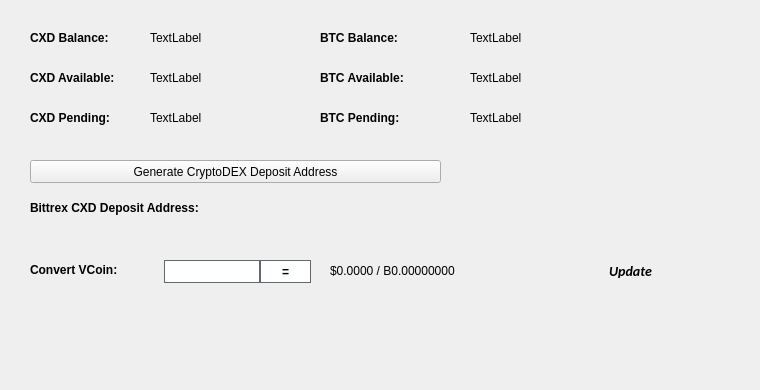
   <widget class="QWidget" name="BalanceTab">
    <attribute name="title">
     <string>Balance</string>
    </attribute>
    <widget class="QLabel" name="BitcoinBalanceLabel">
     <property name="geometry">
      <rect>
       <x>470</x>
       <y>30</y>
       <width>150</width>
       <height>16</height>
      </rect>
     </property>
     <property name="text">
      <string>TextLabel</string>
     </property>
    </widget>
    <widget class="QLabel" name="CXDBalanceLabel">
     <property name="geometry">
      <rect>
       <x>150</x>
       <y>30</y>
       <width>150</width>
       <height>16</height>
      </rect>
     </property>
     <property name="text">
      <string>TextLabel</string>
     </property>
    </widget>
    <widget class="QLabel" name="label_11">
     <property name="geometry">
      <rect>
       <x>30</x>
       <y>30</y>
       <width>101</width>
       <height>16</height>
      </rect>
     </property>
     <property name="font">
      <font>
       <weight>75</weight>
       <bold>true</bold>
      </font>
     </property>
     <property name="text">
      <string>CXD Balance:</string>
     </property>
    </widget>
    <widget class="QLabel" name="label_12">
     <property name="geometry">
      <rect>
       <x>320</x>
       <y>30</y>
       <width>101</width>
       <height>16</height>
      </rect>
     </property>
     <property name="font">
      <font>
       <weight>75</weight>
       <bold>true</bold>
      </font>
     </property>
     <property name="text">
      <string>BTC Balance:</string>
     </property>
    </widget>
    <widget class="QLabel" name="CXDAvailableLabel_2">
     <property name="geometry">
      <rect>
       <x>150</x>
       <y>70</y>
       <width>150</width>
       <height>16</height>
      </rect>
     </property>
     <property name="text">
      <string>TextLabel</string>
     </property>
    </widget>
    <widget class="QLabel" name="label_13">
     <property name="geometry">
      <rect>
       <x>30</x>
       <y>70</y>
       <width>111</width>
       <height>16</height>
      </rect>
     </property>
     <property name="font">
      <font>
       <weight>75</weight>
       <bold>true</bold>
      </font>
     </property>
     <property name="text">
      <string>CXD Available:</string>
     </property>
    </widget>
    <widget class="QLabel" name="label_14">
     <property name="geometry">
      <rect>
       <x>30</x>
       <y>110</y>
       <width>101</width>
       <height>16</height>
      </rect>
     </property>
     <property name="font">
      <font>
       <weight>75</weight>
       <bold>true</bold>
      </font>
     </property>
     <property name="text">
      <string>CXD Pending:</string>
     </property>
    </widget>
    <widget class="QLabel" name="CXDPendingLabel">
     <property name="geometry">
      <rect>
       <x>150</x>
       <y>110</y>
       <width>150</width>
       <height>16</height>
      </rect>
     </property>
     <property name="text">
      <string>TextLabel</string>
     </property>
    </widget>
    <widget class="QLabel" name="label_15">
     <property name="geometry">
      <rect>
       <x>320</x>
       <y>70</y>
       <width>111</width>
       <height>16</height>
      </rect>
     </property>
     <property name="font">
      <font>
       <weight>75</weight>
       <bold>true</bold>
      </font>
     </property>
     <property name="text">
      <string>BTC Available:</string>
     </property>
    </widget>
    <widget class="QLabel" name="BitcoinAvailableLabel">
     <property name="geometry">
      <rect>
       <x>470</x>
       <y>70</y>
       <width>150</width>
       <height>16</height>
      </rect>
     </property>
     <property name="text">
      <string>TextLabel</string>
     </property>
    </widget>
    <widget class="QLabel" name="label_31">
     <property name="geometry">
      <rect>
       <x>320</x>
       <y>110</y>
       <width>111</width>
       <height>16</height>
      </rect>
     </property>
     <property name="font">
      <font>
       <weight>75</weight>
       <bold>true</bold>
      </font>
     </property>
     <property name="text">
      <string>BTC Pending:</string>
     </property>
    </widget>
    <widget class="QLabel" name="BitcoinPendingLabel">
     <property name="geometry">
      <rect>
       <x>470</x>
       <y>110</y>
       <width>150</width>
       <height>16</height>
      </rect>
     </property>
     <property name="text">
      <string>TextLabel</string>
     </property>
    </widget>
    <widget class="QLabel" name="label_33">
     <property name="geometry">
      <rect>
       <x>30</x>
       <y>200</y>
       <width>221</width>
       <height>16</height>
      </rect>
     </property>
     <property name="font">
      <font>
       <weight>75</weight>
       <bold>true</bold>
      </font>
     </property>
     <property name="text">
      <string>Bittrex CXD Deposit Address:</string>
     </property>
    </widget>
    <widget class="QPushButton" name="GenDepositBTN">
     <property name="geometry">
      <rect>
       <x>30</x>
       <y>160</y>
       <width>411</width>
       <height>23</height>
      </rect>
     </property>
     <property name="text">
      <string>Generate CryptoDEX Deposit Address</string>
     </property>
     <property name="icon">
      <iconset resource="../cryptodex.qrc">
       <normaloff>:/icons/bitcoin</normaloff>:/icons/bitcoin</iconset>
     </property>
    </widget>
    <widget class="QLabel" name="DepositAddressLabel">
     <property name="geometry">
      <rect>
       <x>200</x>
       <y>200</y>
       <width>261</width>
       <height>16</height>
      </rect>
     </property>
     <property name="palette">
      <palette>
       <active>
        <colorrole role="WindowText">
         <brush brushstyle="SolidPattern">
          <color alpha="255">
           <red>0</red>
           <green>0</green>
           <blue>0</blue>
          </color>
         </brush>
        </colorrole>
        <colorrole role="Text">
         <brush brushstyle="SolidPattern">
          <color alpha="255">
           <red>0</red>
           <green>0</green>
           <blue>255</blue>
          </color>
         </brush>
        </colorrole>
       </active>
       <inactive>
        <colorrole role="WindowText">
         <brush brushstyle="SolidPattern">
          <color alpha="255">
           <red>0</red>
           <green>0</green>
           <blue>0</blue>
          </color>
         </brush>
        </colorrole>
        <colorrole role="Text">
         <brush brushstyle="SolidPattern">
          <color alpha="255">
           <red>0</red>
           <green>0</green>
           <blue>255</blue>
          </color>
         </brush>
        </colorrole>
       </inactive>
       <disabled>
        <colorrole role="WindowText">
         <brush brushstyle="SolidPattern">
          <color alpha="255">
           <red>120</red>
           <green>120</green>
           <blue>120</blue>
          </color>
         </brush>
        </colorrole>
        <colorrole role="Text">
         <brush brushstyle="SolidPattern">
          <color alpha="255">
           <red>120</red>
           <green>120</green>
           <blue>120</blue>
          </color>
         </brush>
        </colorrole>
       </disabled>
      </palette>
     </property>
     <property name="font">
      <font>
       <weight>75</weight>
       <bold>true</bold>
      </font>
     </property>
     <property name="text">
      <string/>
     </property>
     <property name="alignment">
      <set>Qt::AlignRight|Qt::AlignTrailing|Qt::AlignVCenter</set>
     </property>
     <property name="textInteractionFlags">
      <set>Qt::LinksAccessibleByMouse|Qt::TextSelectableByKeyboard|Qt::TextSelectableByMouse</set>
     </property>
    </widget>
    <widget class="QLabel" name="label_8">
     <property name="geometry">
      <rect>
       <x>460</x>
       <y>300</y>
       <width>281</width>
       <height>81</height>
      </rect>
     </property>
     <property name="text">
      <string/>
     </property>
     <property name="pixmap">
      <pixmap>:/images/bittrex</pixmap>
     </property>
    </widget>
    <widget class="QWidget" name="widgetConversion" native="true">
     <property name="geometry">
      <rect>
       <x>0</x>
       <y>250</y>
       <width>751</width>
       <height>43</height>
      </rect>
     </property>
     <property name="minimumSize">
      <size>
       <width>0</width>
       <height>43</height>
      </size>
     </property>
     <property name="styleSheet">
      <string notr="true"/>
     </property>
     <widget class="QPushButton" name="btnUpdateMarketData">
      <property name="geometry">
       <rect>
        <x>575</x>
        <y>0</y>
        <width>111</width>
        <height>41</height>
       </rect>
      </property>
      <property name="sizePolicy">
       <sizepolicy hsizetype="Expanding" vsizetype="Expanding">
        <horstretch>0</horstretch>
        <verstretch>0</verstretch>
       </sizepolicy>
      </property>
      <property name="font">
       <font>
        <family>calibri</family>
        <pointsize>-1</pointsize>
        <weight>75</weight>
        <italic>true</italic>
        <bold>true</bold>
       </font>
      </property>
      <property name="styleSheet">
       <string notr="true">margin:0px;text-align:center;padding:2px;border-radius:3px;font-style:italic;width:100px;font-size:14px;font-family:calibri;font-weight:600;</string>
      </property>
      <property name="text">
       <string>Update</string>
      </property>
      <property name="iconSize">
       <size>
        <width>150</width>
        <height>35</height>
       </size>
      </property>
      <property name="autoDefault">
       <bool>true</bool>
      </property>
      <property name="default">
       <bool>true</bool>
      </property>
     </widget>
     <widget class="QLabel" name="lblConvertVCoin">
      <property name="geometry">
       <rect>
        <x>30</x>
        <y>10</y>
        <width>131</width>
        <height>20</height>
       </rect>
      </property>
      <property name="styleSheet">
       <string notr="true"/>
      </property>
      <property name="text">
       <string>&lt;html&gt;&lt;head/&gt;&lt;body&gt;&lt;p&gt;&lt;span style=&quot; font-weight:600;&quot;&gt;Convert VCoin:&lt;/span&gt;&lt;/p&gt;&lt;/body&gt;&lt;/html&gt;</string>
      </property>
     </widget>
     <widget class="QLineEdit" name="txtConvertVCoinQty">
      <property name="geometry">
       <rect>
        <x>160</x>
        <y>10</y>
        <width>100</width>
        <height>23</height>
       </rect>
      </property>
      <property name="minimumSize">
       <size>
        <width>100</width>
        <height>23</height>
       </size>
      </property>
      <property name="maximumSize">
       <size>
        <width>100</width>
        <height>16777215</height>
       </size>
      </property>
      <property name="styleSheet">
       <string notr="true">border: 1px solid #61696c;margin-left:4px;</string>
      </property>
     </widget>
     <widget class="QPushButton" name="btnConvertCryptoDEX">
      <property name="geometry">
       <rect>
        <x>260</x>
        <y>10</y>
        <width>51</width>
        <height>23</height>
       </rect>
      </property>
      <property name="minimumSize">
       <size>
        <width>0</width>
        <height>23</height>
       </size>
      </property>
      <property name="styleSheet">
       <string notr="true">border:1px solid #61696c;background:white;font-weight:600;</string>
      </property>
      <property name="text">
       <string>=</string>
      </property>
     </widget>
     <widget class="QLabel" name="lblConvertVCoinResults">
      <property name="geometry">
       <rect>
        <x>330</x>
        <y>0</y>
        <width>201</width>
        <height>41</height>
       </rect>
      </property>
      <property name="styleSheet">
       <string notr="true"/>
      </property>
      <property name="text">
       <string>$0.0000 / B0.00000000</string>
      </property>
     </widget>
     <widget class="QLabel" name="iconOverviewUpdateWait">
      <property name="geometry">
       <rect>
        <x>670</x>
        <y>10</y>
        <width>24</width>
        <height>24</height>
       </rect>
      </property>
      <property name="text">
       <string/>
      </property>
      <property name="pixmap">
       <pixmap resource="../cryptodex.qrc">:/icons/transaction_1</pixmap>
      </property>
      <property name="scaledContents">
       <bool>true</bool>
      </property>
      <property name="alignment">
       <set>Qt::AlignCenter</set>
      </property>
     </widget>
    </widget>
   </widget>
